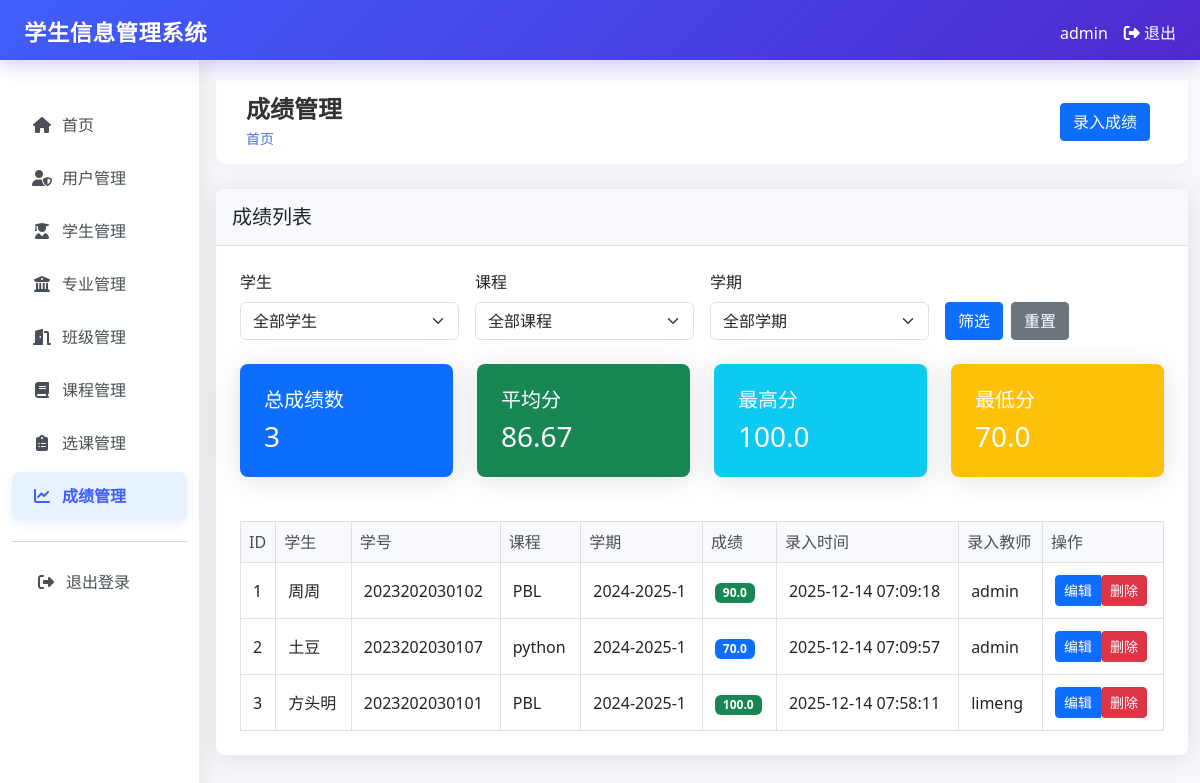
Page /grades (signed in) on the committed database.
### tables this page shows
CREATE TABLE grades (
        id INTEGER PRIMARY KEY AUTOINCREMENT,
        enrollment_id INTEGER,
        score REAL NOT NULL,
        teacher_id INTEGER,
        created_at TIMESTAMP DEFAULT CURRENT_TIMESTAMP,
        updated_at TIMESTAMP DEFAULT CURRENT_TIMESTAMP,
        FOREIGN KEY (enrollment_id) REFERENCES enrollments (id),
        FOREIGN KEY (teacher_id) REFERENCES users (id)
    );

CREATE TABLE students (
        id INTEGER PRIMARY KEY AUTOINCREMENT,
        student_id TEXT UNIQUE NOT NULL,
        name TEXT NOT NULL,
        gender TEXT NOT NULL,
        birth_date TEXT,
        address TEXT,
        phone TEXT,
        email TEXT,
        major_id INTEGER,
        class_id INTEGER,
        enrollment_date TEXT,
        created_by INTEGER,
        created_at TIMESTAMP DEFAULT CURRENT_TIMESTAMP, avatar TEXT,
        FOREIGN KEY (major_id) REFERENCES majors (id),
        FOREIGN KEY (class_id) REFERENCES classes (id),
        FOREIGN KEY (created_by) REFERENCES users (id)
    );

CREATE TABLE courses (
        id INTEGER PRIMARY KEY AUTOINCREMENT,
        code TEXT UNIQUE NOT NULL,
        name TEXT NOT NULL,
        description TEXT,
        credits INTEGER,
        created_at TIMESTAMP DEFAULT CURRENT_TIMESTAMP
    );

CREATE TABLE enrollments (
        id INTEGER PRIMARY KEY AUTOINCREMENT,
        student_id INTEGER,
        course_id INTEGER,
        grade REAL,
        semester TEXT,
        created_at TIMESTAMP DEFAULT CURRENT_TIMESTAMP,
        FOREIGN KEY (student_id) REFERENCES students (id),
        FOREIGN KEY (course_id) REFERENCES courses (id)
    );

CREATE TABLE users (
        id INTEGER PRIMARY KEY AUTOINCREMENT,
        username TEXT UNIQUE NOT NULL,
        password TEXT NOT NULL,
        email TEXT UNIQUE NOT NULL,
        role TEXT NOT NULL DEFAULT 'user',
        created_at TIMESTAMP DEFAULT CURRENT_TIMESTAMP
    , name TEXT, student_id TEXT, student_record_id INTEGER);

### app.py (the view)
@app.route("/grades")
@login_required
def grades():
    conn = get_db_connection()
    student_id = request.args.get('student_id')
    course_id = request.args.get('course_id')
    semester = request.args.get('semester')
    query = """
        SELECT g.id, s.name as student_name, s.student_id,
               c.name as course_name, e.semester, g.score,
               g.created_at, u.username as teacher_name
        FROM grades g
        JOIN enrollments e ON g.enrollment_id = e.id
        JOIN students s ON e.student_id = s.id
        JOIN courses c ON e.course_id = c.id
        LEFT JOIN users u ON g.teacher_id = u.id
    """
    params = []
    if student_id:
        query += " WHERE s.id = ?"
        params.append(student_id)
    if course_id:
        if not student_id:
            query += " WHERE c.id = ?"
        else:
            query += " AND c.id = ?"
        params.append(course_id)
    if semester:
        if not student_id and not course_id:
            query += " WHERE e.semester = ?"
        else:
            query += " AND e.semester = ?"
        params.append(semester)
    if session.get("role") != "admin":
        if not student_id and not course_id and not semester:
            query += " WHERE s.created_by = ?"
        else:
            query += " AND s.created_by = ?"
        params.append(session["user_id"])
    query += " ORDER BY g.id ASC"
    grades = conn.execute(query, params).fetchall()
    total_grades = len(grades)
    scores = [grade["score"] for grade in grades if grade["score"] is not None]
    average_score = sum(scores) / len(scores) if scores else 0
    max_score = max(scores) if scores else 0
    min_score = min(scores) if scores else 0
    if session.get("role") == "admin":
        students = conn.execute("SELECT id, name, student_id FROM students ORDER BY name").fetchall()
    else:
        students = conn.execute("SELECT id, name, student_id FROM students WHERE created_by = ? ORDER BY name",
                               (session["user_id"],)).fetchall()
    courses = conn.execute("SELECT id, name FROM courses ORDER BY name").fetchall()
    conn.close()
    return render_template("grades/index.html",
                          grades=grades,
                          total_grades=total_grades,
                          average_score=average_score,
                          max_score=max_score,
                          min_score=min_score,
                          students=students,
                          courses=courses)

### app.py (called while the page is built)
def login_required(f):
    @wraps(f)
    def decorated_function(*args, **kwargs):
        if "user_id" not in session:
            return redirect(url_for("login"))
        return f(*args, **kwargs)
    return decorated_function

def get_db_connection():
    conn = sqlite3.connect("student_management.db")
    conn.row_factory = sqlite3.Row
    return conn

### templates/grades/index.html (shortened to what this page needs)
{% extends "base.html" %}
{% block header %}成绩管理{% endblock %}
{% block actions %}
<a href="{{ url_for('create_grade') }}" class="btn btn-primary">录入成绩</a>
{% endblock %}
{% block content %}
<div class="card">
    <div class="card-header">
        <h5 class="card-title mb-0">成绩列表</h5>
    </div>
    <div class="card-body">
        <form method="GET" class="mb-4">
            <div class="row g-3">
                <div class="col-md-3">
                    <label for="student_filter" class="form-label">学生</label>
                    <select class="form-select" id="student_filter" name="student_id">
                        <option value="">全部学生</option>
                    </select>
                </div>
                <div class="col-md-3">
                    <label for="course_filter" class="form-label">课程</label>
                    <select class="form-select" id="course_filter" name="course_id">
                        <option value="">全部课程</option>
                    </select>
                </div>
                <div class="col-md-3">
                    <label for="semester_filter" class="form-label">学期</label>
                    <select class="form-select" id="semester_filter" name="semester">
                        <option value="">全部学期</option>
                    </select>
                </div>
                <div class="col-md-3 d-flex align-items-end">
                    <button type="submit" class="btn btn-primary me-2">筛选</button>
                    <a href="{{ url_for('grades') }}" class="btn btn-secondary">重置</a>
                </div>
            </div>
        </form>
        <div class="row mb-4">
            <div class="col-md-3">
                <div class="card bg-primary text-white">
                    <div class="card-body">
                        <h5 class="card-title">总成绩数</h5>
                        <h3 class="card-text">{{ total_grades }}</h3>
                    </div>
                </div>
            </div>
            <div class="col-md-3">
                <div class="card bg-success text-white">
                    <div class="card-body">
                        <h5 class="card-title">平均分</h5>
                        <h3 class="card-text">{{ average_score|round(2) }}</h3>
                    </div>
                </div>
            </div>
            <div class="col-md-3">
                <div class="card bg-info text-white">
                    <div class="card-body">
                        <h5 class="card-title">最高分</h5>
                        <h3 class="card-text">{{ max_score }}</h3>
                    </div>
                </div>
            </div>
            <div class="col-md-3">
                <div class="card bg-warning text-white">
                    <div class="card-body">
                        <h5 class="card-title">最低分</h5>
                        <h3 class="card-text">{{ min_score }}</h3>
                    </div>
                </div>
            </div>
        </div>
        <div class="table-responsive">
            <table class="table table-bordered table-hover">
                <thead class="table-light">
                    <tr>
                        <th>ID</th>
                        <th>学生</th>
                        <th>学号</th>
                        <th>课程</th>
                        <th>学期</th>
                        <th>成绩</th>
                        <th>录入时间</th>
                        <th>录入教师</th>
                        <th>操作</th>
                    </tr>
                </thead>
                <tbody>
                    {% for grade in grades %}
                    <tr>
                        <td>{{ grade.id }}</td>
                        <td>{{ grade.student_name }}</td>
                        <td>{{ grade.student_id }}</td>
                        <td>{{ grade.course_name }}</td>
                        <td>{{ grade.semester }}</td>
                        <td>
                            {% if grade.score >= 90 %}
                            <span class="badge bg-success">{{ grade.score }}</span>
                            {% elif grade.score >= 80 %}
                            <span class="badge bg-info">{{ grade.score }}</span>
                            {% elif grade.score >= 70 %}
                            <span class="badge bg-primary">{{ grade.score }}</span>
                            {% elif grade.score >= 60 %}
                            <span class="badge bg-warning">{{ grade.score }}</span>
                            {% else %}
                            <span class="badge bg-danger">{{ grade.score }}</span>
                            {% endif %}
                        </td>
                        <td>{{ grade.created_at }}</td>
                        <td>{{ grade.teacher_name or '未知' }}</td>
                        <td>
                            <div class="btn-group">
                                <a href="{{ url_for('edit_grade', grade_id=grade.id) }}" class="btn btn-sm btn-primary">编辑</a>
                                <form action="{{ url_for('delete_grade', grade_id=grade.id) }}" method="post" style="display: inline;" onsubmit="return confirm('确定要删除此成绩记录吗？');">
                                    <button type="submit" class="btn btn-sm btn-danger">删除</button>
                                </form>
                            </div>
                        </td>
                    </tr>
                    {% endfor %}
                </tbody>
            </table>
        </div>
    </div>
</div>
{% endblock %}

### templates/base.html (style rules this page uses)
.card { margin-bottom: 20px; }
body { font-family: 'Segoe UI', Tahoma, Geneva, Verdana, sans-serif; background-color: #f8f9fc; color: #495057; }
.card { border: none; border-radius: 0.5rem; box-shadow: 0 0.15rem 1.75rem 0 rgba(58, 59, 69, 0.15); }
.card-header { background-color: #f8f9fc; border-bottom: 1px solid #dee2e6; padding: 1rem; }
.card-body { padding: 1.5rem; }
.table { margin-bottom: 0; }
.table th { background-color: #f8f9fc; font-weight: 500; color: #495057; border-bottom: 1px solid #dee2e6; }
.table td { vertical-align: middle; padding: 0.75rem; }
.btn { border-radius: 0.25rem; font-weight: 500; transition: all 0.3s ease; }
.btn-danger { background-color: #dc3545; border-color: #dc3545; }

### rows in the picture
grades: score "100.0", id "3", student_name "方头明", student_id "2023202030101", course_name "PBL", semester "2024-2025-1", created_at "2025-12-14 07:58:11", username "limeng"
grades: score "70.0", id "2", student_name "土豆", student_id "2023202030107", course_name "python", semester "2024-2025-1", created_at "2025-12-14 07:09:57", username "admin"
grades: id "1", student_name "周周", student_id "2023202030102", course_name "PBL", semester "2024-2025-1", score "90.0", created_at "2025-12-14 07:09:18", username "admin"

### other values in the picture
{{ session.username }} "admin"
{{ total_grades }} "3"
{{ average_score|round(2) }} "86.67"
